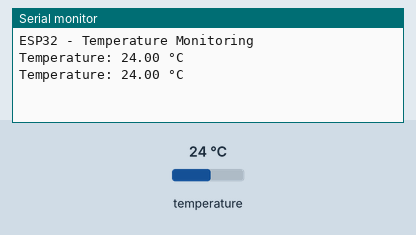
A sketch run on a simulated ESP32. Parts: the last lines printed to the serial monitor. Inputs (shaded band) come from the test bench; at power-on: temperature 24 °C.

Above: at 3.3 s.
3.4 s: temperature set to 12 °C
At 5.0 s:
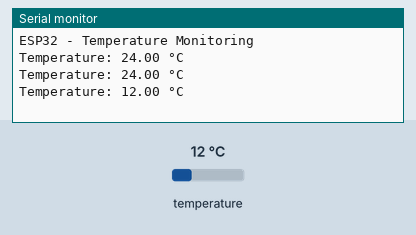
5.9 s: temperature set to 19 °C
At 7.4 s:
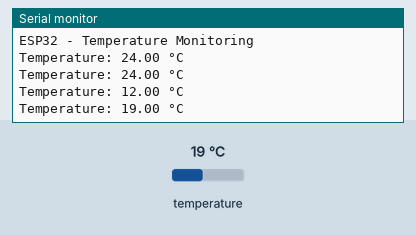
Timing chart, 0 to 8.9 s (numbered marks = the images above; inputs shaded):
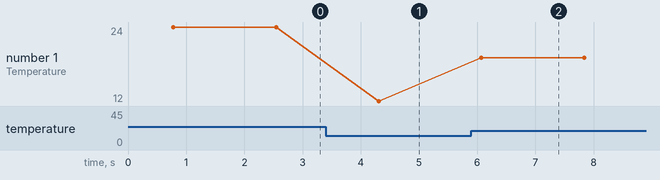

Measured:
- after the input at 3.4 s, the serial monitor: prints a new line after 0.91 s (image 1)
- after the input at 5.9 s, the serial monitor: prints a new line after 0.17 s (image 2)
- plotted number 1: 24 → 12 after the input at 3.4 s, 12 → 19 after the input at 5.9 s

The sketch:

DS18B20-ESP32-EN.ino
```cpp
// (licence header left out)
#include <OneWire.h>
#include <DallasTemperature.h>

#define ONE_WIRE_BUS 4 // GPIO used for OneWire bus

OneWire oneWire(ONE_WIRE_BUS); // Create an instance of OneWire
DallasTemperature sensors(&oneWire); // Create an instance of DallasTemperature

void setup() {
  Serial.begin(115200); // Initialize serial communication
  Serial.println("ESP32 - Temperature Monitoring"); // Initialization message
  sensors.begin(); // Initialize temperature sensors
}

void loop() {
  sensors.requestTemperatures(); // Ask temperature sensors to measure temperature

  float temperatureC = sensors.getTempCByIndex(0); // Read temperature in Celsius

  // Check the validity of temperature reading
  if (temperatureC != DEVICE_DISCONNECTED_C) {
    // Display temperature on the serial monitor
    Serial.print("Temperature: ");
    Serial.print(temperatureC);
    Serial.println(" °C");
  } else {
    // Display an error message if temperature sensor is disconnected
    Serial.println("Error: Temperature sensor disconnected!");
  }

  delay(1000); // Wait for one second before the next temperature reading
}
```
